Frame 1 (no input): blank canvas, image omitted
Frame 60 (the mouse pressed at the canvas centre just before this capture): blank canvas, image omitted
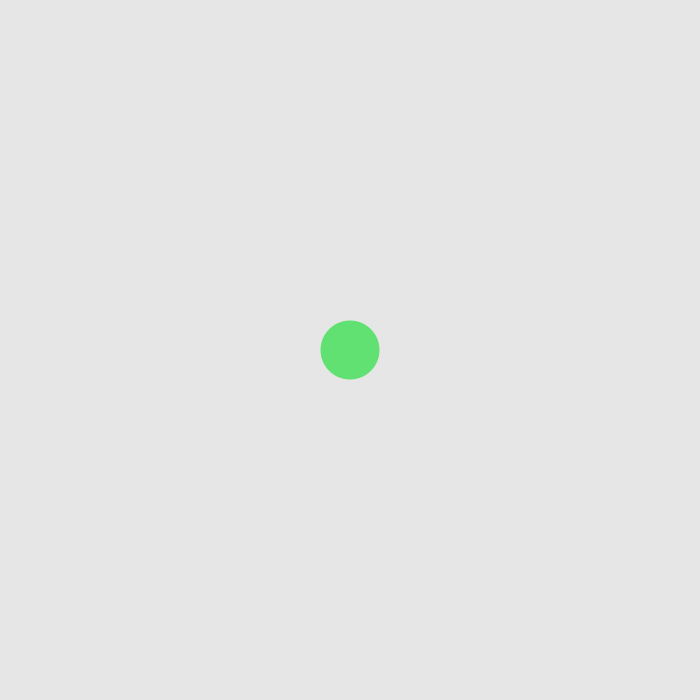
Frame 120 (the mouse held since frame 60 and released just before this capture)

The Processing sketch whose frames 1 and 60 were blank and that drew this single picture after the mouse press (run headless with seeded random() and noise(); from frame 60 on, the mouse is pressed at the canvas centre):

// Processing sketch: sketch_9_25_SHAPEZ_FINAL
// ── sketch_9_25_SHAPEZ_FINAL.pde
//Set up for global variables
int shape = 1;
boolean mousePress;
int mousexloc = mouseX;
int mouseyloc = mouseY;
int startsize =0;
PShape tri;
float colora = random(50, 255);
float colorb = random(50, 255);
float colorc = random(50, 255);


void setup () {
  size(700, 700);
  background (230);
  //Below I defined the equilaterla triangle as a shape
  tri = createShape();
  tri.setFill(color(colora, colorb, colorc));
  tri.beginShape();
  tri.noStroke();
  tri.vertex(0, 0);
  tri.vertex(8, 0);
  tri.vertex(4, 4*(sqrt(3)));
  tri.endShape(CLOSE);
}

void draw() {
  noStroke();
  //Based on what shape selection is in place, different shapes will 
  //grow out of the mouse when pressed
  
  //But first checks boolean to asure that the mouse is actually being pressed
  //and will stop when the mouse is released
  if (mousePress == true) {
    if (shape == 1) {  
      ellipseMode(CENTER);
      ellipse(mouseX, mouseY, startsize, startsize);
      startsize++;
    } else if (shape ==2) {
      rectMode(CENTER);
      rect(mouseX, mouseY, startsize, startsize);
      startsize++;
    } else if (shape == 3) {
      shapeMode(CENTER);
      shape(tri, mouseX, mouseY, startsize, startsize);
      startsize++;
    }
  }
}
//Spacebar used to toggle in between shapes
//1 is ellipse
//2 is square
//3 is triangle
void keyPressed() {
  if (key == ' ') {
    if (shape == 3) {
      shape -=2;
      println(shape);
    } else {
      shape +=1;
      println(shape);
    }
  }
}
//when mouse is pressed the boolean to detect the mouse is actually pressed changes
//to true

//Also changes the overarching fill color so that every shape created has a color 
//that is different from the prior shape drawn
void mousePressed() {
  mousePress = true;
  colora = random(50, 255);
  colorb = random(50, 255);
  colorc = random(50, 255);
  fill (colora, colorb, colorc);
}

//When the mouse is released, the boolean to detech the mouse pressed is changed
//to false
void mouseReleased() {
  mousePress = false;
  startsize=0;
}

/*
ISSUES UNRESOLVED
-When mouse is dragged while being pressed, will make a trail of growing shapes
-Since the Triangle is a set shape instead of creating new entities, it only stays
 one color
*/
